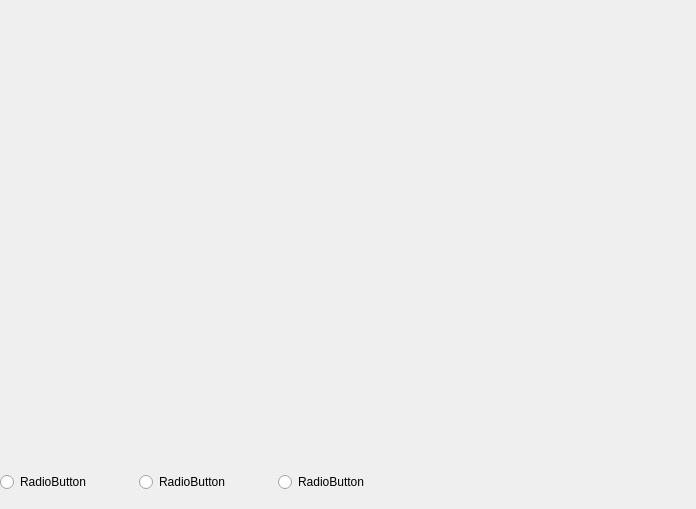
<?xml version="1.0" encoding="UTF-8"?>
<ui version="4.0">
 <class>saas_guide_desc</class>
 <widget class="QDialog" name="saas_guide_desc">
  <property name="geometry">
   <rect>
    <x>0</x>
    <y>0</y>
    <width>696</width>
    <height>509</height>
   </rect>
  </property>
  <property name="windowTitle">
   <string>Dialog</string>
  </property>
  <widget class="QWidget" name="">
   <property name="geometry">
    <rect>
     <x>0</x>
     <y>470</y>
     <width>411</width>
     <height>24</height>
    </rect>
   </property>
   <layout class="QHBoxLayout" name="horizontalLayout">
    <item>
     <widget class="QRadioButton" name="radioButton">
      <property name="text">
       <string>RadioButton</string>
      </property>
     </widget>
    </item>
    <item>
     <widget class="QRadioButton" name="radioButton_2">
      <property name="text">
       <string>RadioButton</string>
      </property>
     </widget>
    </item>
    <item>
     <widget class="QRadioButton" name="radioButton_3">
      <property name="text">
       <string>RadioButton</string>
      </property>
     </widget>
    </item>
   </layout>
  </widget>
 </widget>
 <resources/>
 <connections/>
</ui>
